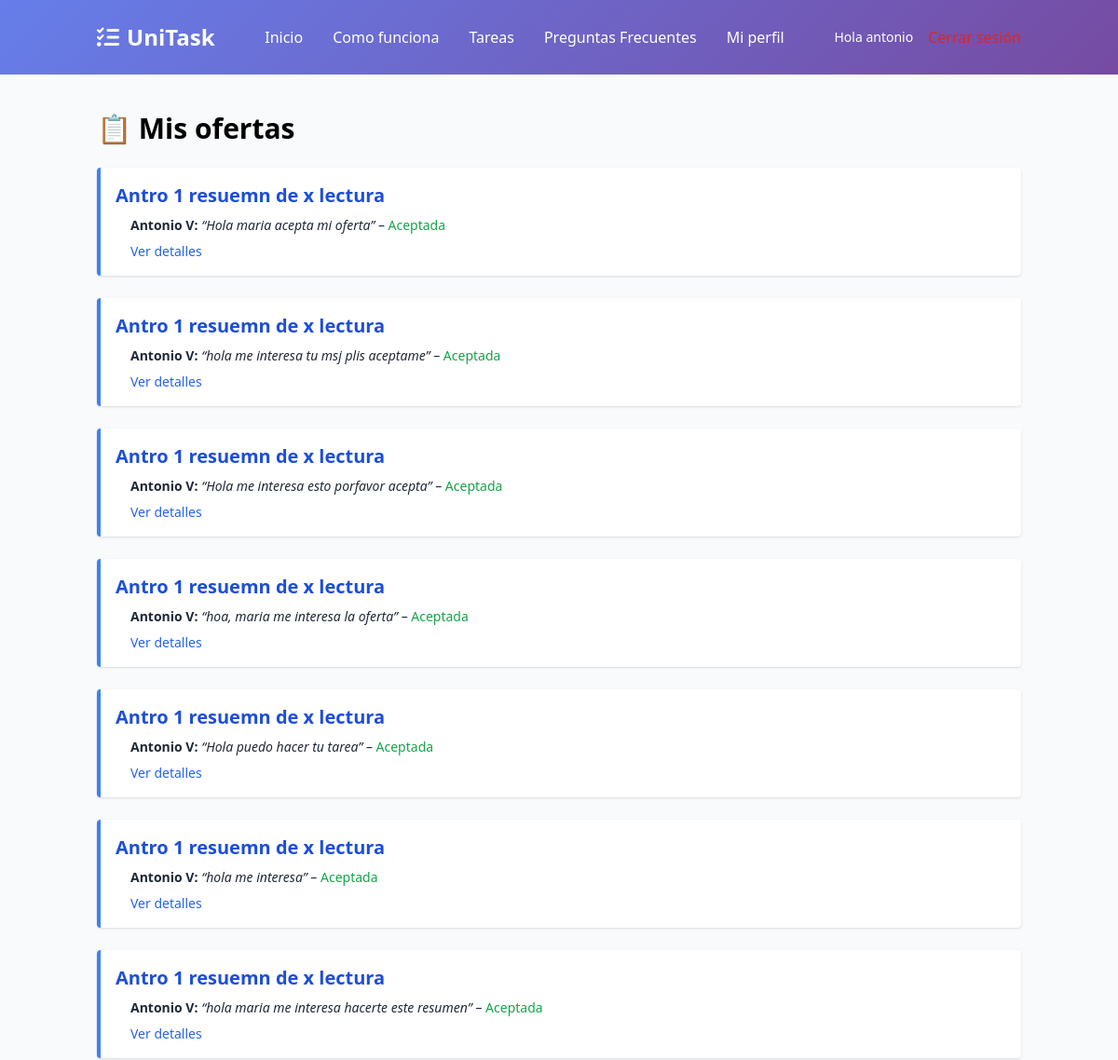
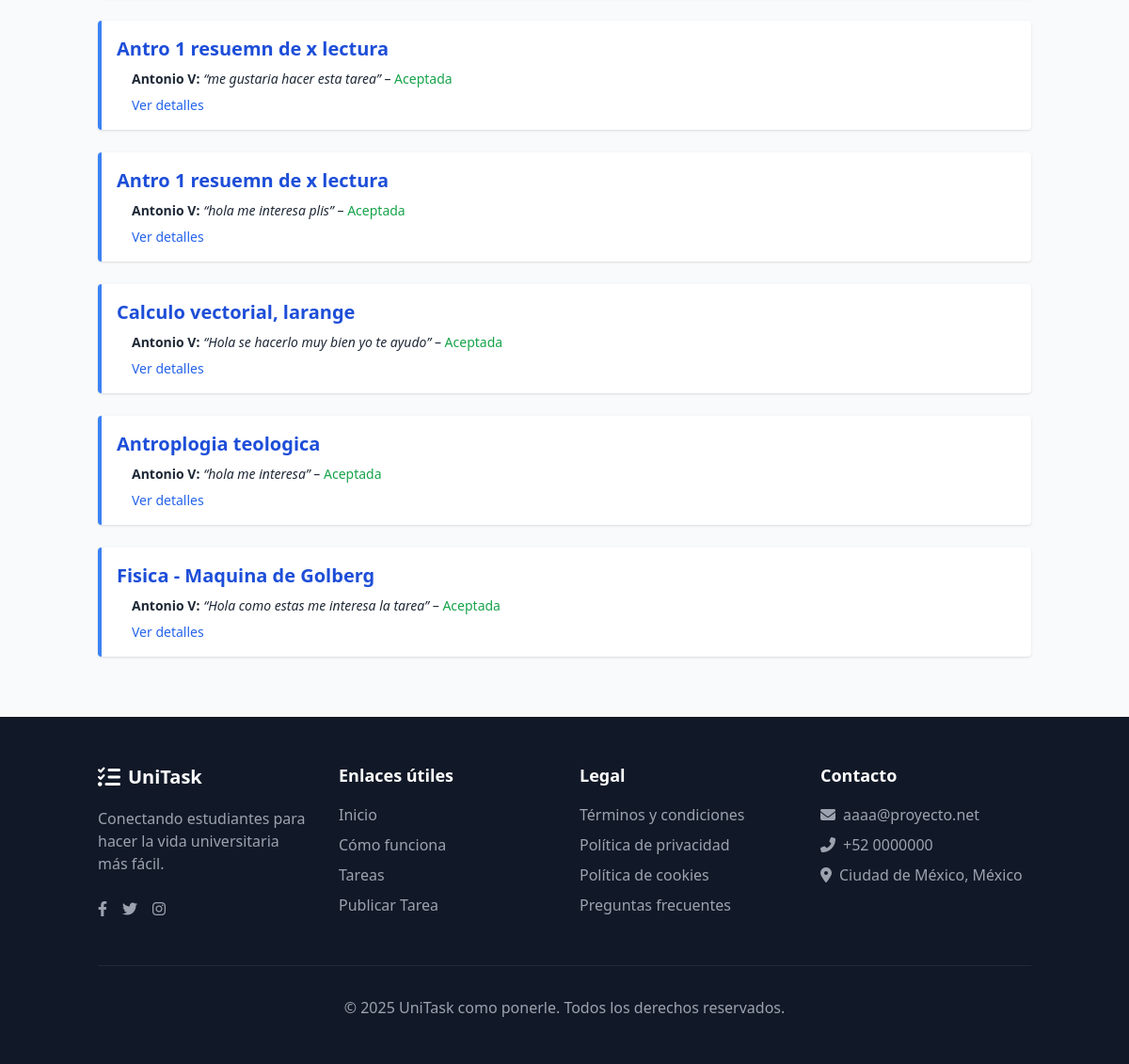
Page /offers/my-offers/antonio (signed in) on the committed database (2 pictures, top to bottom).
### offers/models.py (models this page shows, shortened)
class Offer(models.Model):
    STATUS_CHOICES = [
        ('pending', 'Pending'),
        ('accepted', 'Accepted'),
        ('rejected', 'Rejected'),
    ]
    task = models.ForeignKey(Task, on_delete=models.CASCADE, related_name='offers')#el related name sirve para acceder desde otro modelo relacionado a este
    user = models.ForeignKey(User, on_delete=models.CASCADE, related_name='offers_made')
    message = models.TextField(blank=True, null=True)
    status = models.CharField(max_length=10, choices=STATUS_CHOICES, default='pending')
    created_at = models.DateTimeField(auto_now_add=True)

### tasks/models.py (models this page shows, shortened)
class Task(models.Model):
    category = models.ForeignKey(Category, on_delete=models.CASCADE, related_name='tasks', verbose_name="Categoria")
    title = models.CharField(max_length=200, verbose_name="Titulo")
    description = RichTextField(verbose_name="Descripcion")
    author = models.ForeignKey(User, on_delete=models.CASCADE)# accedes luego con: task.author.profile.subject
    price = models.DecimalField(max_digits=7, decimal_places=2, verbose_name="Precio")
    deadline = models.DateField( verbose_name="Fecha limite")
    created_at = models.DateTimeField(auto_now_add=True, verbose_name="Fecha de creacion")
    class Meta:
        verbose_name = 'Tarea'
        verbose_name_plural = 'Tareas'

### registration/models.py (models this page shows, shortened)
class Profile(models.Model):
    user = models.OneToOneField(User, on_delete=models.CASCADE)
    full_name = models.CharField(max_length=100)
    university = models.CharField(max_length=100)
    contact_info = models.TextField(blank=True, null=True)
    profile_image = models.ImageField(upload_to='profile_images/', default='profile_images/no-avatar.jpg')

### offers/views.py (the view)
# urls.py: path('my-offers/<slug:username>', MyOffersView.as_view(), name='my_offers'),
class MyOffersView(LoginRequiredMixin, ListView):
    model = Offer
    template_name = 'offers/my_offers.html'
    context_object_name = 'offers'
    '''dejar la oferta tipo tarjeta como en personas que an ofertado y arreglar el detalle  '''
    def get_queryset(self):
        return Offer.objects.filter(user=self.request.user).select_related('task').order_by('-created_at')

### offers/templates/offers/my_offers.html (shortened to what this page needs)
{% extends 'core/base.html' %}
{% block content %}
<section class="py-10">
  <div class="max-w-5xl mx-auto px-4">
    <h2 class="text-3xl font-bold mb-6">📋 Mis ofertas</h2>
    {% if offers %}
        {% for offer in offers %}
            <div class="mb-6 p-4 border-l-4 border-blue-500 bg-white rounded shadow">
                <a href="{% url 'task' offer.task.id offer.task.title|slugify %}">
                    <h3 class="text-xl font-semibold text-blue-700">{{ offer.task.title }}</h3>
                </a>
                <ul class="mt-2 ml-4 text-gray-800 text-sm">
                    <li class="mb-2">
                        <strong>{{ offer.user.profile.full_name }}:</strong>
                        <em>“{{ offer.message }}”</em> –
                        {% if offer.status == 'pending' %}
                        <span class="text-yellow-600">Pendiente</span>
                        {% elif offer.status == 'accepted' %}
                        <span class="text-green-600">Aceptada</span>
                        {% else %}
                        <span class="text-red-600">Rechazada</span>
                        {% endif %}
                    </li>
                    <a href="{% url 'task' offer.task.id offer.task.title|slugify %}" class="text-blue-600 hover:underline">
                        Ver detalles
                    </a>
                </ul>
            </div>
    {% endfor %}
    {% else %}
        <h3 class="text-xl font-semibold text-blue-700">No as ofertado</h3>
    {% endif %}
  </div>
</section>
{% endblock content %}

### core/templates/core/base.html (shortened to what this page needs)
<!DOCTYPE html>
<html lang="es">
<head>
    <script src="https://cdn.tailwindcss.com"></script>
    <link rel="stylesheet" href="https://cdnjs.cloudflare.com/ajax/libs/font-awesome/6.4.0/css/all.min.css">
</head>
<body class="bg-gray-50 font-sans">
    <header class="gradient-bg text-white">
        <div class="container mx-auto px-4 py-6">
            <div class="flex justify-between items-center">
                <div class="flex items-center space-x-2">
                    <i class="fas fa-tasks text-2xl"></i>
                    <h1 class="text-2xl font-bold">UniTask</h1>
                </div>
                <nav class="hidden md:flex space-x-8">
                    <a href="{% url 'home' %}"
                        class="font-medium transition
                        {% if request.path == '/' %}
                            text-blue-300 font-bold
                        {% else %}
                            text-white hover:text-blue-200
                        {% endif %}">
                        Inicio
                    </a>
                    <a href="{% url 'how_it_works' %}"
                        class="font-medium transition
                        {% if '/how-it-works' in request.path %}
                            text-blue-300 font-bold
                        {% else %}
                            text-white hover:text-blue-200
                        {% endif %}">
                        Como funciona
                    </a>
                    <a href="{% url 'tasks' %}"
                        class="font-medium transition
                        {% if '/tasks' in request.path %}
                            text-blue-300 font-bold
                        {% else %}
                            text-white hover:text-blue-200
                        {% endif %}">
                        Tareas
                    </a>
                    <a href="{% url 'faq' %}"
                        class="font-medium transition
                        {% if 'faq' in request.path %}
                            text-blue-300 font-bold
                        {% else %}
                            text-white hover:text-blue-200
                        {% endif %}">
                            Preguntas Frecuentes
                    </a>
                    {% if user.is_authenticated %}
                        <a href="{% url 'profile-view' user.username|slugify %}"
                        class="font-medium transition
                        {% if '/registration' in request.path %}
                            text-blue-300 font-bold
                        {% else %}
                            text-white hover:text-blue-200
                        {% endif %}">
                        Mi perfil
                        </a>
                    {% endif %}
                </nav>
                <div class="flex items-center space-x-4">
                    {% if user.is_authenticated %}
                        <div class="flex items-center gap-4">
                            <span class="text-sm text-white-700">Hola {{ user.username }}</span>
                            <form method="POST" action="{% url 'logout' %}">
                                <button type="submit" class="text-red-600 hover:underline bg-transparent border-none p-0 m-0">
                                </button>
                            </form>
                        </div>
                    {% endif %}
                </div>
            </div>
        </div>
    </header>
{% block content %}
{% endblock content %}
    <footer class="bg-gray-900 text-white py-12">
        <div class="container mx-auto px-4">
            <div class="grid md:grid-cols-4 gap-8">
                <div>
                    <div class="flex items-center space-x-2 mb-4">
                        <i class="fas fa-tasks text-2xl"></i>
                        <h3 class="text-xl font-bold">UniTask</h3>
                    </div>
                    <p class="text-gray-400">Conectando estudiantes para hacer la vida universitaria más fácil.</p>
                    <div class="flex space-x-4 mt-6">
                        <a href="#" class="text-gray-400 hover:text-white"><i class="fab fa-facebook-f"></i></a>
                        <a href="#" class="text-gray-400 hover:text-white"><i class="fab fa-twitter"></i></a>
                        <a href="#" class="text-gray-400 hover:text-white"><i class="fab fa-instagram"></i></a>
                    </div>
                </div>
                <div>
                    <h4 class="text-lg font-semibold mb-4">Enlaces útiles</h4>
                    <ul class="space-y-2">
                        <li><a href="{% url 'home' %}" class="text-gray-400 hover:text-white">Inicio</a></li>
                        <li><a href="{% url 'how_it_works' %}" class="text-gray-400 hover:text-white">Cómo funciona</a></li>
                        <li><a href="{% url 'tasks' %}" class="text-gray-400 hover:text-white">Tareas</a></li>
                        <li><a href="{% url 'create' %}" class="text-gray-400 hover:text-white">Publicar Tarea</a></li>
                    </ul>
                </div>
                <div>
                    <h4 class="text-lg font-semibold mb-4">Legal</h4>
                    <ul class="space-y-2">
                        <li><a href="#" class="text-gray-400 hover:text-white">Términos y condiciones</a></li>
                        <li><a href="#" class="text-gray-400 hover:text-white">Política de privacidad</a></li>
                        <li><a href="#" class="text-gray-400 hover:text-white">Política de cookies</a></li>
                        <li><a href="{% url 'faq' %}" class="text-gray-400 hover:text-white">Preguntas frecuentes</a></li>
                    </ul>
                </div>
                <div>
                    <h4 class="text-lg font-semibold mb-4">Contacto</h4>
                    <ul class="space-y-2 text-gray-400">
                        <li class="flex items-start">
                            <i class="fas fa-envelope mt-1 mr-2"></i>
                            <span>aaaa@proyecto.net</span>
                        </li>
                        <li class="flex items-start">
                            <i class="fas fa-phone-alt mt-1 mr-2"></i>
                            <span>+52 0000000</span>
                        </li>
                        <li class="flex items-start">
                            <i class="fas fa-map-marker-alt mt-1 mr-2"></i>
                            <span>Ciudad de México, México</span>
                        </li>
                    </ul>
                </div>
            </div>
            <div class="border-t border-gray-800 mt-12 pt-8 text-center text-gray-400">
                <p>&copy; 2025 UniTask como ponerle. Todos los derechos reservados.</p>
            </div>
        </div>
    </footer>
</body>
</html>

### core/templates/core/base.html (style rules this page uses)
.gradient-bg { background: linear-gradient(135deg, #667eea 0%, #764ba2 100%); }

### rows in the picture
Offer: task "Antro 1 resuemn de x lectura", user.profile.full_name "Antonio V", message "Hola maria acepta mi oferta", status "Aceptada"
Offer: task "Antro 1 resuemn de x lectura", user.profile.full_name "Antonio V", message "hola me interesa tu msj plis aceptame", status "Aceptada"
Offer: task "Antro 1 resuemn de x lectura", user.profile.full_name "Antonio V", message "Hola me interesa esto porfavor acepta", status "Aceptada"
Offer: task "Antro 1 resuemn de x lectura", user.profile.full_name "Antonio V", message "hoa, maria me interesa la oferta", status "Aceptada"
Offer: task "Antro 1 resuemn de x lectura", user.profile.full_name "Antonio V", message "Hola puedo hacer tu tarea", status "Aceptada"
Offer: task "Antro 1 resuemn de x lectura", user.profile.full_name "Antonio V", message "hola me interesa", status "Aceptada"
Offer: task "Antro 1 resuemn de x lectura", user.profile.full_name "Antonio V", message "hola maria me interesa hacerte este resumen", status "Aceptada"
Offer: task "Antro 1 resuemn de x lectura", user.profile.full_name "Antonio V", message "me gustaria hacer esta tarea", status "Aceptada"
Offer: task "Antro 1 resuemn de x lectura", user.profile.full_name "Antonio V", message "hola me interesa plis", status "Aceptada"
Offer: task "Calculo vectorial, larange", user.profile.full_name "Antonio V", message "Hola se hacerlo muy bien yo te ayudo", status "Aceptada"
Offer: task "Antroplogia teologica", user.profile.full_name "Antonio V", message "hola me interesa", status "Aceptada"
Offer: task "Fisica - Maquina de Golberg", user.profile.full_name "Antonio V", message "Hola como estas me interesa la tarea", status "Aceptada"

### other values in the picture
{{ user.username }} "antonio"
